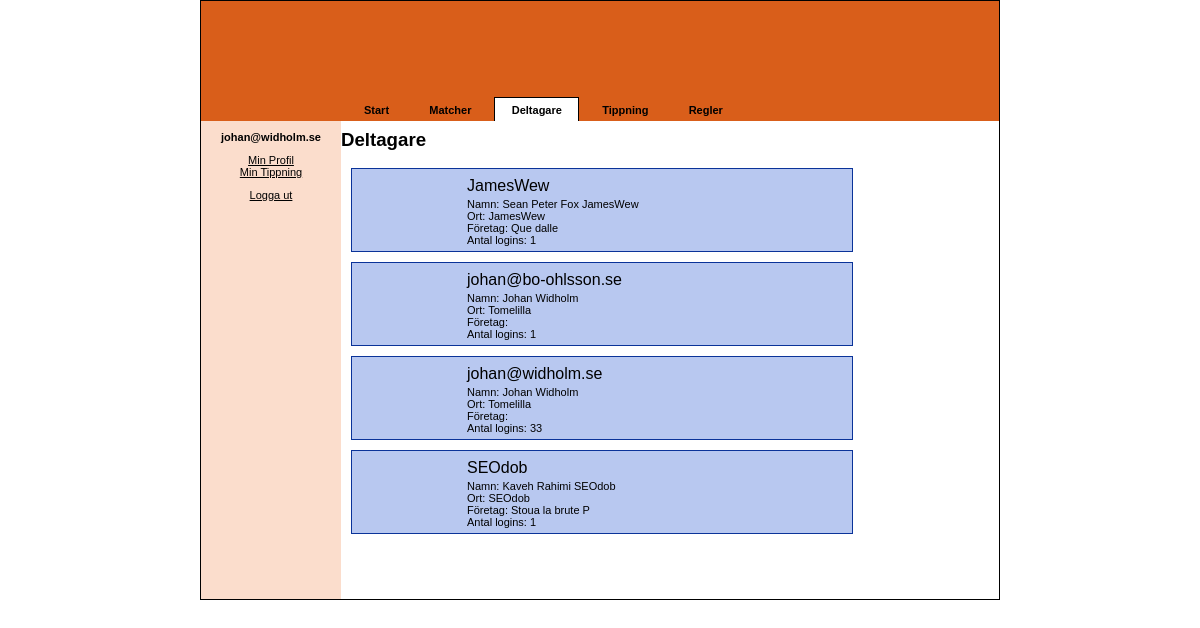
/index.php?sida=deltagare (signed in), run on the app's committed database.
### tables this page shows
CREATE TABLE IF NOT EXISTS `users` (

  `id` int(11) NOT NULL AUTO_INCREMENT,

  `givenName` varchar(45) DEFAULT NULL,

  `familyName` varchar(45) DEFAULT NULL,

  `street` varchar(45) DEFAULT NULL,

  `city` varchar(45) DEFAULT NULL,

  `phoneNumber` varchar(45) DEFAULT NULL,

  `Company` varchar(45) DEFAULT NULL,

  `emailAddress` varchar(45) DEFAULT NULL,

  `username` varchar(45) DEFAULT NULL,

  `password` varchar(45) DEFAULT NULL,

  `foto` varchar(45) DEFAULT 'pic/users/default.png',

  `betalt` varchar(45) DEFAULT NULL,

  `admin` int(11) DEFAULT NULL,

  `points` int(11) DEFAULT NULL,

  `nbrOfLogins` int(11) DEFAULT '0',

  PRIMARY KEY (`id`)

);

### config.php (called while the page is built, shortened)
<?php
$firstGameDate = "2018-06-14";
$cupStarted = date('Y-m-d') >= $firstGameDate;
?>

### sidor/deltagare.php (the view, shortened to what this page needs)
<span class="header">Deltagare<br/></span>
<?php
$result = mysqli_query($opendb, "SELECT * FROM users ORDER BY username") or die(mysqli_error($opendb));
while($row = mysqli_fetch_array($result )) {
?>
	<div class="userContainer" onclick="document.location='index.php?sida=visadeltagare&id=<?=$row['id'];?>';">
		<table border="0" cellspacing="0" cellpadding="0">
			<tr>
				<td class="photoContainer">
				</td>
				<td class="details">
					<span class="header2"><?=$row['username'];?><br/></span>
					Namn: <?=$row['givenName'], '&nbsp;', $row['familyName'];?><br/>
					Ort: <?=$row['city'];?><br/>
					F&oumlretag: <?=$row['Company'];?><br/>
					Antal logins: <?=$row['nbrOfLogins'];?>
				</td>
			</tr>
		</table>
	</div>
<?php
}
?>

### index.php (shortened to what this page needs)
<?php
	$page = (isset($_GET['sida']) ? $_GET['sida'] : 'startsida');
	include "config.php";
?>
<html>
	<head>
		<link href="css/styles.css" rel="stylesheet" type="text/css" />
	</head>
	<body>
		<?php
		if(isset($_SESSION['permission']) && $_SESSION['permission'] == 1) {
			$menu[0]['token'] 	= 'startsida';
			$menu[0]['text']	= 'Start';
			$menu[0]['access']	= true;
			$menu[1]['token'] 	= 'matcher';
			$menu[1]['text']	= 'Matcher';
			$menu[1]['access']	= true;
			$menu[2]['token'] 	= 'deltagare';
			$menu[2]['text']	= 'Deltagare';
			$menu[2]['access']	= true;
			$menu[3]['token'] 	= 'tippning';
			$menu[3]['text']	= 'Tippning';
			$menu[3]['access']	= !$cupStarted || $_SESSION['admin'];
			$menu[4]['token'] 	= 'resultat';
			$menu[4]['text']	= 'Resultat';
			$menu[4]['access']	= $cupStarted || $_SESSION['admin'];
			$menu[5]['token'] 	= 'regler';
			$menu[5]['text']	= 'Regler';
			$menu[5]['access']	= true;
		?>
		<center>
			<table id="mainContainer" border="0" cellspacing="0" cellpadding="0">
				<tr valign="bottom">
					<td id="topContainer" colspan="2" border="0" cellspacing="0" cellpadding="0" align="left">
						<div id="topInnerContainer">
							<div id="logo"></div>
							<div id="topBanner"></div>
							<div id="menu">
								<ul>
									<?php
									for ($i = 0; $i < sizeof($menu); $i++) {
										if ($menu[$i]['access'] == true) { ?>
			    						<li>
			    							<a href="index.php?sida=<?= $menu[$i]['token'] ?>" <?= $page == $menu[$i]['token'] ? 'id="current"' : "" ?>><?= $menu[$i]['text'] ?></a>
			    						</li>
		    						<?php
										}
									} ?>
								</ul>
							</div>
						</div>
					</td>
				</tr>
				<tr>
					<td id="westContainer" border="1" valign="top" align="left">
						<div class="westPanel">
							<p>
								<b><?=$_SESSION['user']?></b>
							</p>
							<p>
								<a href="index.php?sida=profil">Min Profil</a><br>
								<?php if (!$cupStarted) { ?>
									<a href="index.php?sida=tippning">Min Tippning</a>
								<?php } else { ?>
									<a href="index.php?sida=visadeltagare&id=<?= $_SESSION['userID'] ?>">Min Tippning</a>
								<?php } ?>
							</p>
							<a href="index.php?command=logout">Logga ut</a>
						</div>
					</td>
					<td id="bodyContainer" valign="top">
						<form method="POST" name="verify" enctype="multipart/form-data" id="666" onSubmit="return formCheck(this);">
							<?php include('./sidor/'.$page.'.php');?>
						</form>
					</td>
				</tr>
			</table>
		</center>
		<?php } ?>
	</body>
</html>

### css/styles.css (style rules this page uses)
html { overflow: scroll; }
body { padding: 0; margin: 0; }
body, tr, td, div, span, a, pre, input, select, textarea { font-family: Arial, sans-serif; font-size: 11px; }
a { color: #000000; text-decoration: underline; }
#mainContainer { width: 800px; height: 600px; border: 1px solid black; }
#topContainer { height: 120px; background-color: #d95e1a; }
#topContainer #topInnerContainer { width: 100%; height: 100%; position: relative; }
#topContainer #topInnerContainer #logo { position: absolute; top: 5; left: 5; width: 100px; height: 104px; background: transparent url('http://img.fifa.com/imgml/worldcup/head/wc2010logo.png') no-repeat; }
#topContainer #topInnerContainer #topBanner { position: absolute; right: 10px; top: 20px; width: 653px; height: 58px; background: transparent url('http://img.fifa.com/img/worldcup/head/wc2010_big_title.png') no-repeat; }
#topContainer #menu { position: absolute; left: 140px; bottom: 0; }
#topContainer #menu ul { padding: 0.5em 0.5em; margin: 0; }
#topContainer #menu ul li { margin-right: 0.2em; display: inline; list-style: none; }
#topContainer #menu a { text-decoration: none; padding: 0.5em 1.5em; font-weight: bold; border: 1px solid transparent; border-width: 1px 1px 0px 1px; }
#topContainer #menu a#current { background-color: white; border-color: black; }
#westContainer { width: 140px; text-align: center; background-color: #fbddcc; }
#westContainer .westPanel { margin: 10px; }
.header { line-height: 28pt; font-size: 14pt; font-weight: bold; }
.header2 { line-height: 24pt; font-size: 12pt; font-style: bold; }
.userContainer { width: 500px; border: 1px solid #0a3399; background-color: #b8c8f0; margin: 10px; cursor: pointer; cursor: hand; }
.userContainer .photoContainer { width: 100px; padding: 5px; }
.userContainer .details { padding: 5px; }
.userContainer .details .header2 { line-height: 18pt; }

### data on the page
users: username "JamesWew", givenName "Sean Peter Fox", familyName "JamesWew", city "JamesWew", Company "Que dalle", nbrOfLogins "1"
users: username "johan@bo-ohlsson.se", givenName "Johan", familyName "Widholm", city "Tomelilla", nbrOfLogins "1"
users: username "johan@widholm.se", givenName "Johan", familyName "Widholm", city "Tomelilla", nbrOfLogins "33"
users: username "SEOdob", givenName "Kaveh Rahimi", familyName "SEOdob", city "SEOdob", Company "Stoua la brute P", nbrOfLogins "1"

### other printed values
$menu[$i]['text'] "Start"
$menu[$i]['text'] "Matcher"
$menu[$i]['text'] "Deltagare"
$menu[$i]['text'] "Tippning"
$menu[$i]['text'] "Regler"
$_SESSION['user'] "johan@widholm.se"
